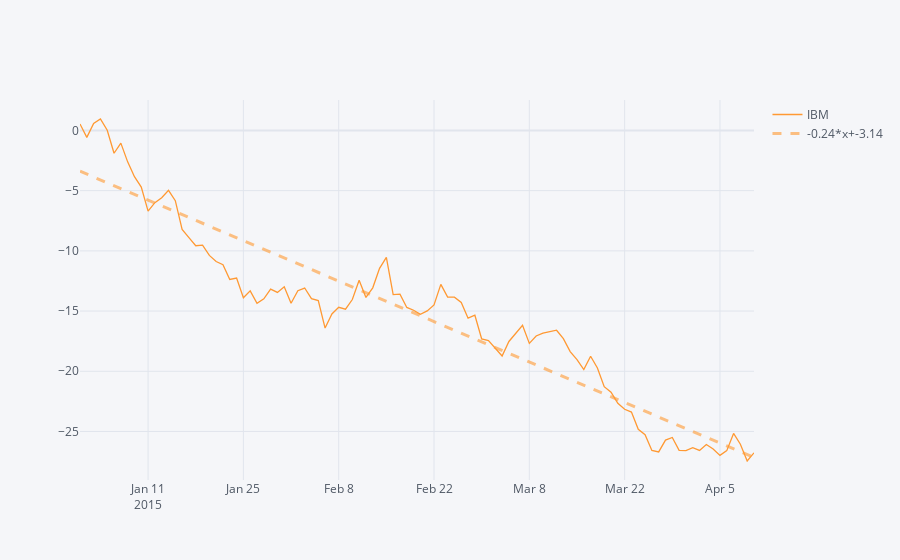

Source (notebook cell):
### Markdown cell above
### Bestfit Lines

We can easily add a bestfit line to any Series

This will automatically add a best fit approximation and the equation as the legend.

### Code cell
df['IBM'].iplot(filename='IBM Returns',bestfit=True)
